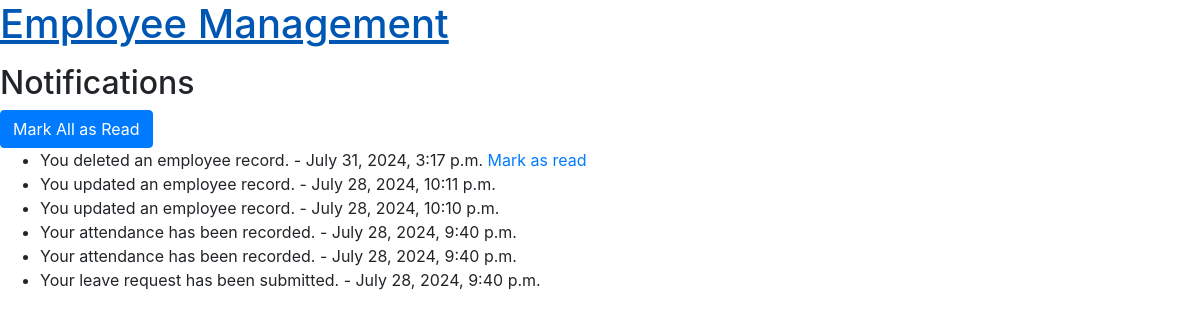
The page /attendance/notifications/ (signed in) on the database its author committed.
### attendance/models.py (models this page shows, shortened)
class Notification(models.Model):
    user = models.ForeignKey(settings.AUTH_USER_MODEL, on_delete=models.CASCADE)
    message = models.TextField()
    timestamp = models.DateTimeField(auto_now_add=True)
    is_read = models.BooleanField(default=False)

### attendance/views.py (the view)
# urls.py: path('notifications/', notification_list, name='notification_list'),
@login_required
def notification_list(request):
    notifications = get_notifications(request.user)
    return render(request, 'attendance/notification_list.html', {'notifications': notifications})

### attendance/utils.py (called while the page is built)
def get_notifications(user):
    return Notification.objects.filter(user=user).order_by('-timestamp')

### templates/attendance/notification_list.html
{% extends 'base.html' %}
{% block content %}
  <h2>Notifications</h2>
  <a href="{% url 'mark_all_notifications_as_read' %}" class="btn btn-primary">Mark All as Read</a>
  <ul>
    {% for notification in notifications %}
      <li class="{% if not notification.is_read %}new-notification{% endif %}">
        {{ notification.message }} - {{ notification.timestamp }}
        {% if not notification.is_read %}
          <a href="{% url 'mark_notification_as_read' notification.id %}">Mark as read</a>
        {% endif %}
      </li>
    {% endfor %}
  </ul>
{% endblock %}

### rows shown on the page
Notification: message "You deleted an employee record.", timestamp "July 31, 2024, 3:17 p.m.", is_read "Mark as read"
Notification: message "You updated an employee record.", timestamp "July 28, 2024, 10:11 p.m."
Notification: message "You updated an employee record.", timestamp "July 28, 2024, 10:10 p.m."
Notification: message "Your attendance has been recorded.", timestamp "July 28, 2024, 9:40 p.m."
Notification: message "Your attendance has been recorded.", timestamp "July 28, 2024, 9:40 p.m."
Notification: message "Your leave request has been submitted.", timestamp "July 28, 2024, 9:40 p.m."
